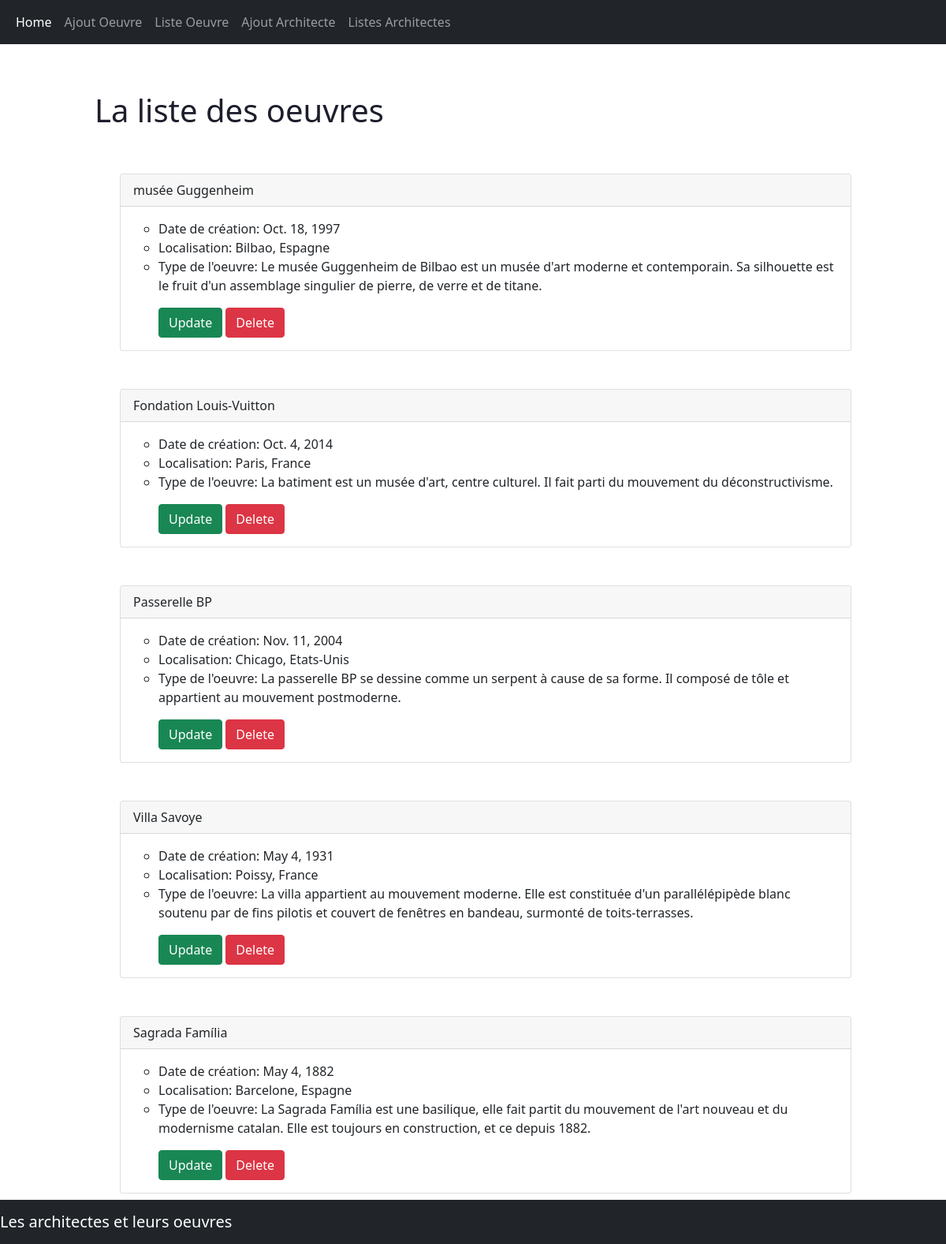
The app's page /archi/liste_oeuvre, older data.
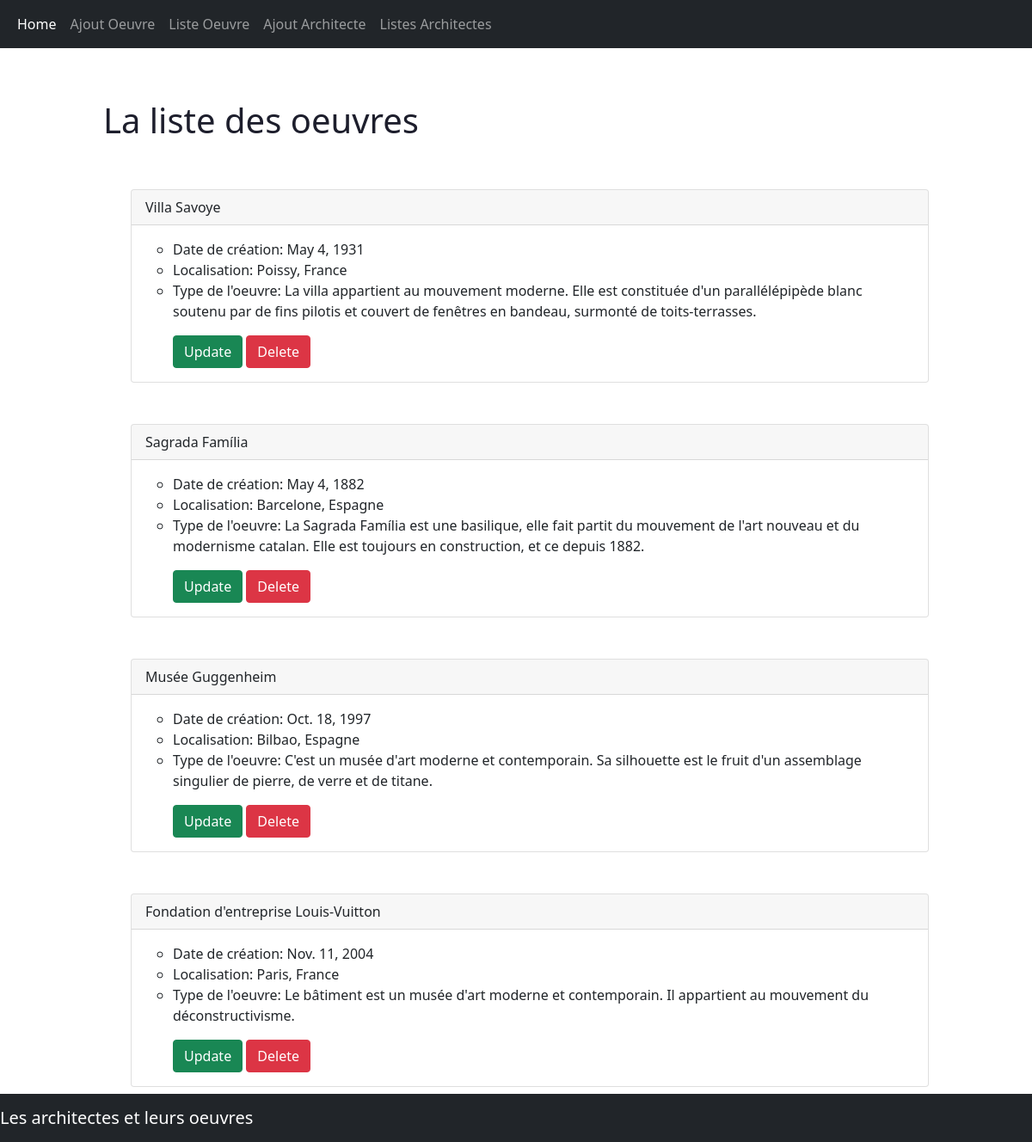
The same page, newer data.
### archi/models.py (models this page shows, shortened)
class Table(models.Model):
    nom = models.CharField(null=True, blank=True, max_length=60)
    creation = models.DateField (blank=True, null=True)
    localisation = models.CharField(null=True, blank=True, max_length=30)
    type_oeuvre = models.CharField(null=True, blank=True, max_length=200)
    architecte = models.ForeignKey(Architecte, blank=True, null=True, on_delete=models.CASCADE)
    def __str__(self):
        return self.nom

### archi/views.py (the view)
# urls.py: path('liste_oeuvre',views.liste_oeuvre, name="Lioeuvre"),
def liste_oeuvre (request):
    liste_oeuvre = Table.objects.all()
    return render(request, 'archi/liste_oeuvre.html',{'liste_oeuvre':liste_oeuvre})

### archi/templates/archi/liste_oeuvre.html (shortened to what this page needs)
{% extends 'base.html' %}
{% block content %}
<div class="listeo">
    <h1>La liste des oeuvres</h1>
    <br></br>
    <ul>
    {% for oeuvre in liste_oeuvre %}
        <div class="card">
          <div class="card-header">
            {{ oeuvre }}
          </div>
          <div class="card-body">
            <ul>
                <li>Date de création: {{oeuvre.creation}}</li>
                <li>Localisation: {{oeuvre.localisation}}</li>
                <li>Type de l'oeuvre: {{oeuvre.type_oeuvre}}</li>
                <a href="{%url 'Upoeuvre' oeuvre.id%}" type="button" class="btn btn-success"> Update </a> <a href="{%url 'Delete' oeuvre.id %}" type="button" class="btn btn-danger"> Delete </a>
            </ul>
          </div>
        </div>
        <br></br>
    {% empty %}
    Votre base de données est vide ! <a href="{% url 'Ajout' %}"> Ajouter le premier architecte</a>.
    {% endfor %}
    </ul>
</div>
{% endblock %}

### templates/base.html (shortened to what this page needs)
{%load static%}
<!DOCTYPE html>
<html lang="en">
<head>
    <link rel="stylesheet" href="{% static 'styles.css' %}">
    <link href="https://cdn.jsdelivr.net/npm/bootstrap@5.1.3/dist/css/bootstrap.min.css" rel="stylesheet">
</head>
<body>
    <nav class="navbar navbar-expand-lg navbar navbar-dark bg-dark">
      <div class="container-fluid">
        <div class="collapse navbar-collapse" id="navbarNavAltMarkup">
          <div class="navbar-nav">
            <a class="nav-link active" aria-current="page" href="{% url 'Home' %}">Home</a>
            <a class="nav-link" href="{% url 'Ajout' %}">Ajout Oeuvre</a>
            <a class="nav-link" href="{% url 'Lioeuvre' %}">Liste Oeuvre</a>
            <a class="nav-link" href="{% url 'Ajarchi' %}">Ajout Architecte</a>
            <a class="nav-link" href="{% url 'Architecte' %}">Listes Architectes</a>
          </div>
        </div>
      </div>
    </nav>
        {% block content %}
        {% endblock %}
<nav class="navbar fixed-bottom navbar navbar-dark bg-dark">
    <a class="navbar-brand" href="#">Les architectes et leurs oeuvres</a>
</nav>
</body>
</html>

### archi/static/styles.css (style rules this page uses)
body { background-color:#F0EFF4; }
h1 { color: #1D1E2C; }
a { text-decoration: none; }
.listeo { margin:auto; margin-top: 5%; width:80%; }

Row changes from the older to the newer data that the page shows:
removed Table: nom "musée Guggenheim", creation "Oct. 18, 1997", localisation "Bilbao, Espagne", type_oeuvre "Le musée Guggenheim de Bilbao est un musée d'art moderne et contemporain. Sa silhouette est le fruit d'un assemblage singulier de pierre, de verre et de titane."
removed Table: nom "Fondation Louis-Vuitton", creation "Oct. 4, 2014", localisation "Paris, France", type_oeuvre "La batiment est un musée d'art, centre culturel. Il fait parti du mouvement du déconstructivisme."
removed Table: nom "Passerelle BP", creation "Nov. 11, 2004", localisation "Chicago, Etats-Unis", type_oeuvre "La passerelle BP se dessine comme un serpent à cause de sa forme. Il composé de tôle et appartient au mouvement postmoderne."
added Table: nom "Musée Guggenheim", creation "Oct. 18, 1997", localisation "Bilbao, Espagne", type_oeuvre "C'est un musée d'art moderne et contemporain. Sa silhouette est le fruit d'un assemblage singulier de pierre, de verre et de titane."
added Table: nom "Fondation d'entreprise Louis-Vuitton", creation "Nov. 11, 2004", localisation "Paris, France", type_oeuvre "Le bâtiment est un musée d'art moderne et contemporain. Il appartient au mouvement du déconstructivisme."
